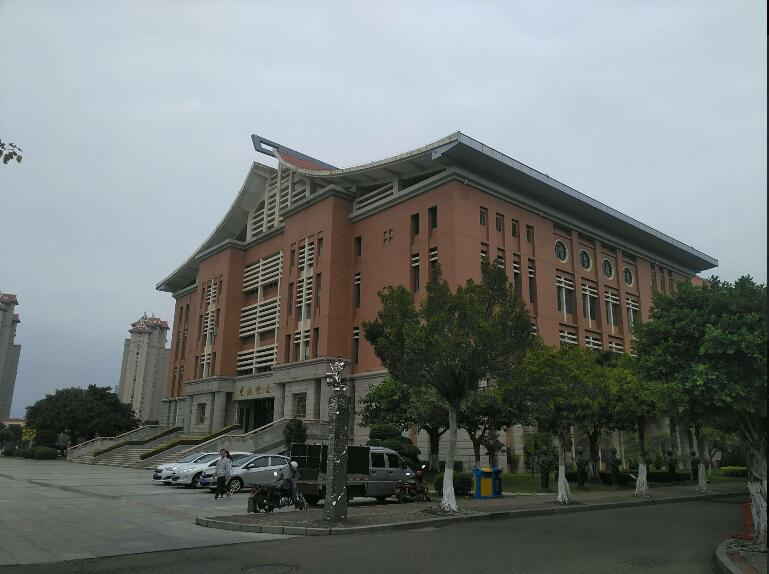
#> input picture 01.jpg, 769 x 574 px
$ python -i Stitcher.py   (imports and definitions only)
#> lines starting #> are read from the running program, lines starting #| are printed output that depends on the picture
import numpy as np
import cv2


class Stitcher:

    # 拼接函数
    def stitch(self, images, ratio=0.75, reprojThresh=4.0):
        (imageB, imageA) = images
        # 检测A、B图片的SIFT关键特征点，并计算特征描述子
        (kpsA, featuresA) = self.detectAndDescribe(imageA)
        (kpsB, featuresB) = self.detectAndDescribe(imageB)

        # 匹配两张图片的所有特征点，返回匹配结果
        M = self.matchKeypoints(kpsA, kpsB, featuresA, featuresB, ratio, reprojThresh)


        # H是3x3视角变换矩阵
        (matches, H, status) = M
        # 将图片A进行视角变换，result是变换后图片
        result = cv2.warpPerspective(imageA, H, (imageA.shape[1] + imageB.shape[1], imageA.shape[0]))
        # 将图片B传入result图片最左端
        result[0:imageB.shape[0], 0:imageB.shape[1]] = imageB


        vis = self.drawMatches(imageA, imageB, kpsA, kpsB, matches, status)

        return (result, vis)


    # [64 lines left out: functions detectAndDescribe, matchKeypoints, drawMatches, not called in this run]

>>> import cv2
>>> picture = cv2.imread('01.jpg', cv2.IMREAD_GRAYSCALE)
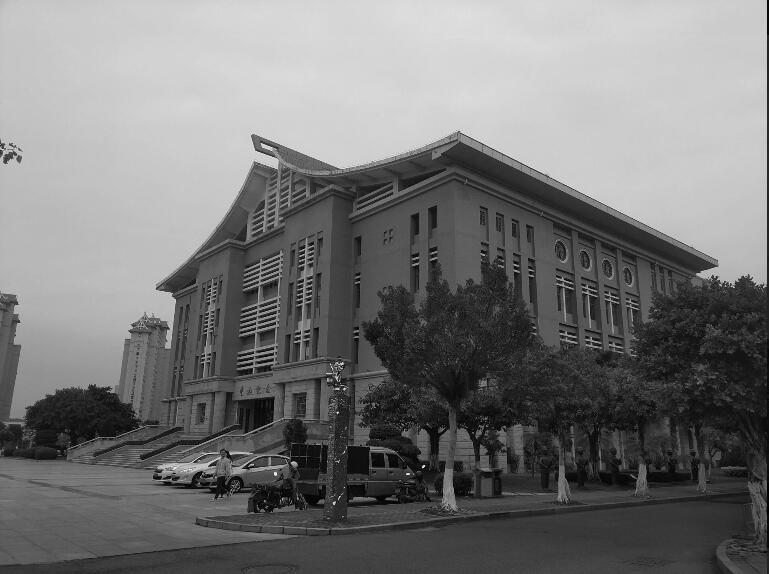
#> picture: shape (574, 769); min 0, max 245, mean 118.6
>>> result = Stitcher().stitch(picture)
#> (the run stopped early here; a loop or call above may not have finished)

$ run again, on 02.jpg
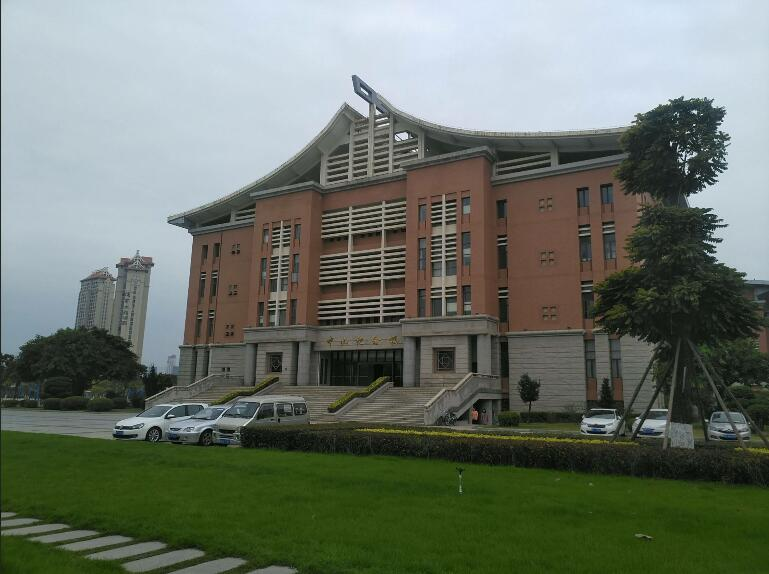
#> input picture 02.jpg, 769 x 574 px
#> `picture = cv2.imread('01.jpg', cv2.IMREAD_GRAYSCALE)`:
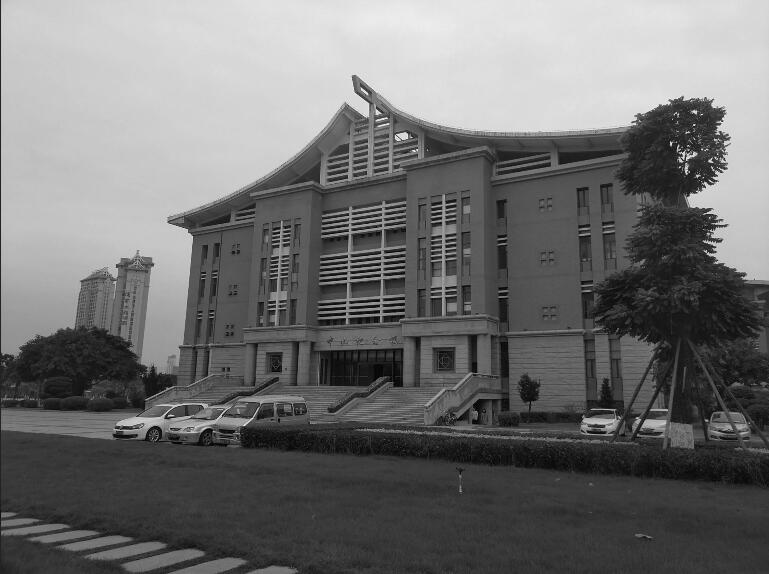
#> picture: shape (574, 769); min 0, max 251, mean 112.7
